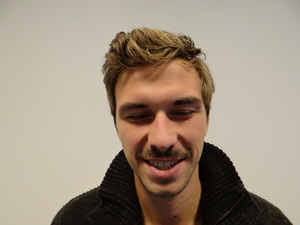
%> input picture data/DSC09997.JPG, 300 x 225 px
$ octave eyerecognitionJasper.m   (GNU Octave 9; MATLAB toolbox functions it lacks are replaced by stand-ins)
%> lines starting %> are read from the running program, lines starting %| are printed output that depends on the picture
### normalize_var.m
function normalized = normalize_var(array, x, y)

     % Normalize to [0, 1]:
     m = min(array(:));
     range = max(array(:)) - m;
     array = (array - m) ./ range;

     % Then scale to [x,y]:
     range2 = y - x;
     normalized = (array*range2) + x;
end

### eyerecognitionJasper.m
clear all
close all
clc
path('tpmatlab/common',path)
%% Eye recognition

im_face = imread('photos/face/DSC09997.JPG');
%> im_face is the input picture: size 225x300x3 uint8; mean R, G, B 159, 144.7, 127.9
ycbcrmap = rgb2ycbcr(im_face);
%> ycbcrmap: size 225x300x3 uint8; mean of channels 1, 2, 3 142.3, 118.5, 135.5


y = double(ycbcrmap(:,:,1));
cb = double(ycbcrmap(:,:,2));
cr = double(ycbcrmap(:,:,3));
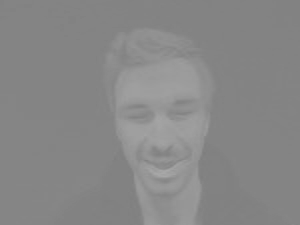
%> cr: size 225x300 double; min 126, max 168, mean 135.5

nx = size(cb,1);
%> nx = 225
ny = size(cb,2);
%> ny = 300
n = nx*ny;
%> n = 67500

% NORMALIZE cr./cb and cr.^2 to [0,255]
A = normalize_var(cr./cb,0,255);
%> in normalize_var, `m = min(array(:));`: m = 0.977
%> in normalize_var, `range = max(array(:)) - m;`: range = 0.662
B = normalize_var(cr.^2,0,255);
%> call 2 of normalize_var, with x = 0, y = 255
%> in normalize_var (call 2), `m = min(array(:));`: m = 15876
%> in normalize_var (call 2), `range = max(array(:)) - m;`: range = 12348
%> in normalize_var (call 2), `array = (array - m) ./ range;`:
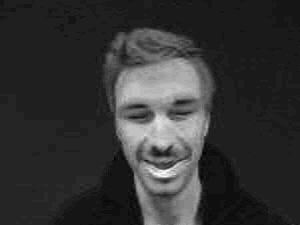
%> array: size 225x300 double; min 0, max 1, mean 0.206
C = normalize_var(cb.^2,0,255);
%> call 3 of normalize_var, with x = 0, y = 255
%> in normalize_var (call 3), `m = min(array(:));`: m = 9216
%> in normalize_var (call 3), `range = max(array(:)) - m;`: range = 7684
%> in normalize_var (call 3), `array = (array - m) ./ range;`:
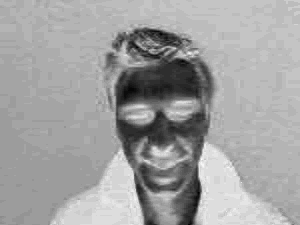
%> array: size 225x300 double; min 0, max 1, mean 0.634
D = normalize_var((255-cr).^2,0,255);

emapc = (1/3)*(C+D+A);
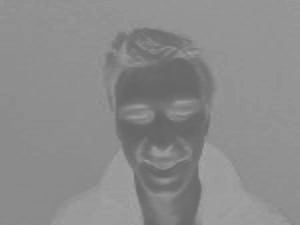
%> emapc: size 225x300 double; min 100.6, max 167.6, mean 139.5
emapc_norm = normalize_var(emapc,0,255);

if nx>100 && ny>100
    nelr = ceil((nx+ny)/200)+1;
%> nelr = 4
end

se = strel('ball',nelr,nelr^2);
%> se = {Dimensionality 2}

hsv = rgb2hsv(im_face);
%> hsv: size 225x300x3 double; mean H, S, V 0.103, 0.259, 0.624
luma = hsv(:,:,2);
emapl = imdilate(luma,se)./(imerode(luma,se) + 1);
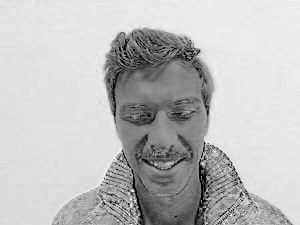
%> emapl: size 225x300 double; min -1.21, max -1.07, mean -1.1; drawn with min black and max white
emapl_norm = normalize_var(emapl,0,255);

emap = emapc_norm .* emapl_norm;
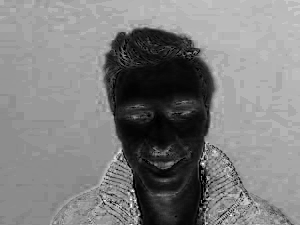
%> emap: size 225x300 double; min 0, max 60040.1, mean 29966; drawn with min black and max white

emap_norm = normalize_var(imdilate(emap,se),0,255);
%> call 7 of normalize_var, with x = 0, y = 255
%> in normalize_var (call 7), `m = min(array(:));`: m = 1220
%> in normalize_var (call 7), `range = max(array(:)) - m;`: range = 58836.1
%> in normalize_var (call 7), `array = (array - m) ./ range;`:
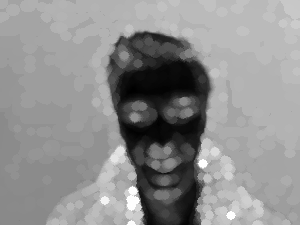
%> array: size 225x300 double; min 0, max 1, mean 0.562

figure
subplot(1,4,1)
imshow(im_face);
title('original')

subplot(1,4,2)
plotim(emapc_norm);
%> (this line was passed over: plotim is not available in this run)
title('EyeMap C')

subplot(1,4,3)
plotim(emapl_norm);
%> (this line was passed over: plotim is not available in this run)
title('EyeMap L')

subplot(1,4,4)
plotim(emap_norm);
%> (this line was passed over: plotim is not available in this run)
title('Eye Map (does not work yet)')

$ run again, with data/DSC09989.JPG copied over data/DSC09997.JPG
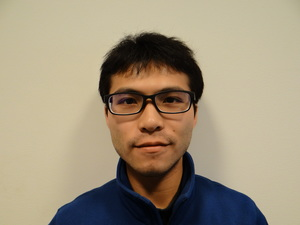
%> input picture data/DSC09989.JPG, 300 x 225 px
%> im_face is the input picture: size 225x300x3 uint8; mean R, G, B 159.8, 146.7, 123.9
%> ycbcrmap: size 225x300x3 uint8; mean of channels 1, 2, 3 143.1, 116.1, 135.3
%> m = 0.75
%> range = 1.04
%> hsv: size 225x300x3 double; mean H, S, V 0.168, 0.332, 0.643
%> `emapl = imdilate(luma,se)./(imerode(luma,se) + 1);`:
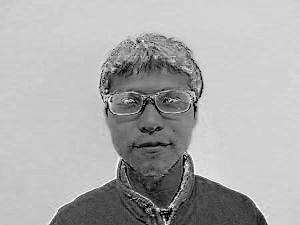
%> emapl: size 225x300 double; min -1.21, max -1.07, mean -1.11; drawn with min black and max white
%> m = 1145.2
%> range = 33966.1
%> in normalize_var (call 7), `array = (array - m) ./ range;`:
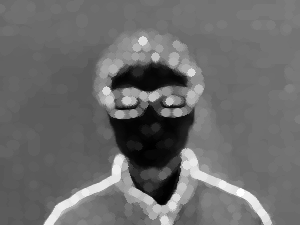
%> array: size 225x300 double; min 0, max 1, mean 0.423

$ run again, with data/DSC09991.JPG copied over data/DSC09997.JPG
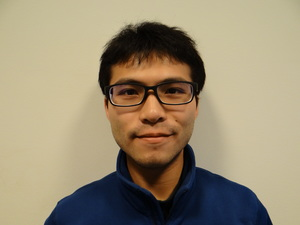
%> input picture data/DSC09991.JPG, 300 x 225 px
%> im_face is the input picture: size 225x300x3 uint8; mean R, G, B 153.7, 140.8, 115.5
%> ycbcrmap: size 225x300x3 uint8; mean of channels 1, 2, 3 137.8, 115, 135.5
%> m = 0.77
%> range = 1.03
%> hsv: size 225x300x3 double; mean H, S, V 0.182, 0.37, 0.622
%> `emapl = imdilate(luma,se)./(imerode(luma,se) + 1);`:
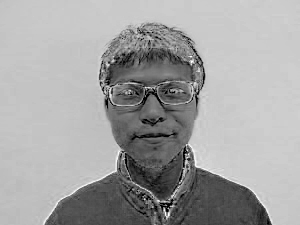
%> emapl: size 225x300 double; min -1.21, max -1.07, mean -1.12; drawn with min black and max white
%> m = 828.9
%> range = 35020.9
%> in normalize_var (call 7), `array = (array - m) ./ range;`:
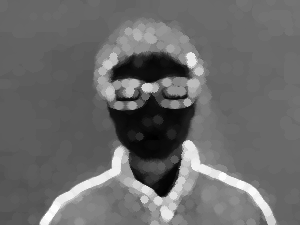
%> array: size 225x300 double; min 0, max 1, mean 0.417
